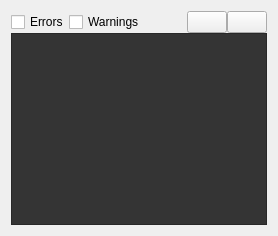
      <widget class="QWidget" name="layoutWidget1">
       <layout class="QVBoxLayout" name="consoleFrame">
        <property name="spacing">
         <number>0</number>
        </property>
        <item>
         <layout class="QHBoxLayout" name="horizontalLayout_2">
          <item>
           <widget class="QCheckBox" name="errorsCheckBox">
            <property name="text">
             <string>Errors</string>
            </property>
           </widget>
          </item>
          <item>
           <widget class="QCheckBox" name="warningsCheckBox">
            <property name="text">
             <string>Warnings</string>
            </property>
           </widget>
          </item>
          <item>
           <spacer name="horizontalSpacer_2">
            <property name="orientation">
             <enum>Qt::Horizontal</enum>
            </property>
            <property name="sizeHint" stdset="0">
             <size>
              <width>40</width>
              <height>20</height>
             </size>
            </property>
           </spacer>
          </item>
          <item>
           <widget class="QPushButton" name="hideConsolePushButton">
            <property name="text">
             <string/>
            </property>
            <property name="icon">
             <iconset resource="camotics.qrc">
              <normaloff>:/icons/hide.png</normaloff>:/icons/hide.png</iconset>
            </property>
           </widget>
          </item>
          <item>
           <widget class="QPushButton" name="clearConsolePushButton">
            <property name="toolTip">
             <string>Clear console.</string>
            </property>
            <property name="text">
             <string/>
            </property>
            <property name="icon">
             <iconset resource="camotics.qrc">
              <normaloff>:/icons/clear.png</normaloff>:/icons/clear.png</iconset>
            </property>
           </widget>
          </item>
         </layout>
        </item>
        <item>
         <widget class="CAMotics::ConsoleWriter" name="console">
          <property name="styleSheet">
           <string notr="true">QTextEdit {
  background-color: #343434;
}</string>
          </property>
         </widget>
        </item>
       </layout>
      </widget>
